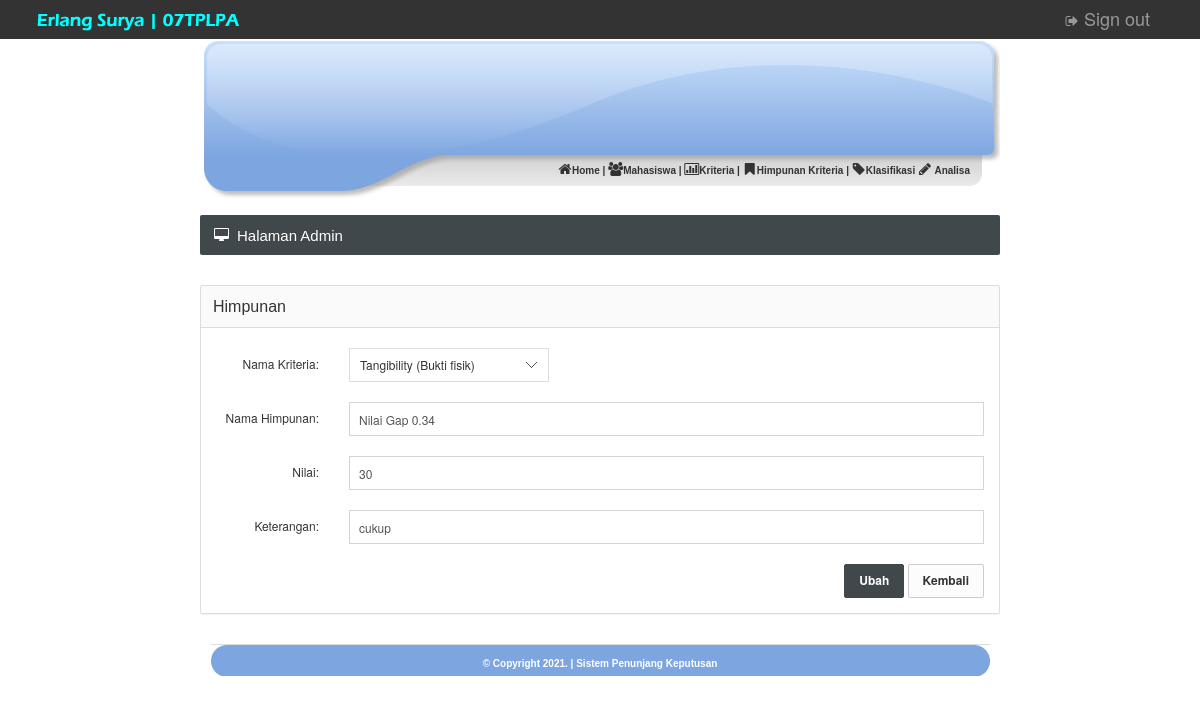
The page /admin/himpunan_edit.php?id_himpunan=25 (signed in) on the database its author committed.
### tables this page shows
CREATE TABLE IF NOT EXISTS `himpunan` (
`id_himpunan` int(5) NOT NULL,
  `id_kriteria` int(5) NOT NULL,
  `namahimpunan` varchar(100) NOT NULL,
  `nilai` varchar(100) NOT NULL,
  `keterangan` varchar(100) NOT NULL
);

### admin/himpunan_edit.php (the view, shortened to what this page needs)
<?php
include "head.php";
?>
			<?php include "menu.php"; ?>
			</div>
		<br />
		<div id="content">
			<div class="page-title">
				<h5><i class="fa fa-desktop"></i> Halaman Admin</h5>
			</div>
			<?php
			$id_himpunan=$_GET['id_himpunan'];
			$query=mysql_query("select * from himpunan where id_himpunan='$id_himpunan'");
			$dataku=mysql_fetch_array($query);
			?>
			<form class="form-horizontal" action="himpunan_edit.php" method="post" role="form">
				<div class="panel panel-default">
					<div class="panel-heading"><h6 class="panel-title">Himpunan</h6></div>
					<div class="panel-body">
						<div class="form-group">
							<label class="col-sm-2 control-label text-right">Nama Kriteria:</label>
							<div class="col-sm-2">
							</div>
						</div>
						<div class="form-group">
							<label class="col-sm-2 control-label text-right">Nama Himpunan:</label>
							<div class="col-sm-10">
								<input type="text" name="namahimpunan" value="<?php echo $dataku['namahimpunan'];?>" required class="form-control">
							</div>
						</div>
						<div class="form-group">
							<label class="col-sm-2 control-label text-right">Nilai:</label>
							<div class="col-sm-10">
								<input type="text" name="nilai" value="<?php echo $dataku['nilai'];?>" required class="form-control">
							</div>
						</div>
						<div class="form-group">
							<label class="col-sm-2 control-label text-right">Keterangan:</label>
							<div class="col-sm-10">
								<input type="text" name="keterangan" value="<?php echo $dataku['keterangan']; ?>" required class="form-control">
							</div>
						</div>
						<div class="form-action text-right">
							<input type="submit" name="ubah" value="Ubah" class="btn btn-primary">
							<input type="button" name="kembali" value="Kembali" onClick="javascript:history.back()" class="btn btn-default">
						</div>
					</div>
				</div>
			</form>
	<?php include "footer.php"; ?>

### images/style.css (style rules this page uses)
body { margin-top: 0px; margin-left: 0px; margin-right: 0px; margin-bottom: 0px; }
#content { width: 800px; }

### css/brain-theme.css (style rules this page uses)
html { height: 100%; }
body { background: url(../images/interface/background.png) repeat; font-size: 12px; min-height: 100%; position: relative; padding-top: 36px; }
label { font-weight: 500; }
h5, .h5 { font-size: 16px; }
h6, .h6 { font-size: 14px; }
h5 .fa, .h5 .fa { margin: 0 8px 0 0; float: left; }
.btn { font-size: 12px; padding: 7px 14px 8px 14px; border-radius: 2px; font-weight: bold; }
.btn-default { background-color: #fcfcfc; }
.btn-primary { background-color: #40484C; border-color: #40484C; }
.panel { margin-bottom: 30px; border-radius: 2px; }
.panel-heading { padding: 0; border-top-right-radius: 2px; border-top-left-radius: 2px; position: relative; }
.panel-heading:after { content: ""; display: table; clear: both; }
.panel-title { padding: 12px 12px 11px 12px; float: left; display: block; }
.panel-body { position: relative; }
.panel-default > .panel-heading { background: #fafafa; }
.form-group { margin-bottom: 20px; }
.panel .form-group:first-child, .well .form-group:first-child { margin-top: 5px; }
.form-control { padding: 8px 9px 7px 9px; font-size: 12px; border-color: #d5d5d5; box-shadow: none; border-radius: 0; }
input[type=text], input[type=password], textarea { -webkit-appearance: none; }
.form-horizontal .control-label, .form-horizontal .radio, .form-horizontal .checkbox, .form-horizontal .radio-inline, .form-horizontal .checkbox-inline { margin-bottom: 5px; }
@media (min-width: 768px) { .form-horizontal .control-label { text-align: left; } }
@media (min-width: 768px) { .form-horizontal .control-label.text-right { text-align: right; } }

### css/styles.css (style rules this page uses)
@media (min-width: 768px) { a, .btn, .caret, .close, .sidebar, .select2-choice abbr, .select2-highlighted, .ui-slider-range, .ui-datepicker-trigger, .ui-timepicker-list li, .checker span:after, .checker span, .navbar-toggle, .thumb-options, .select2-arrow b, .thumb-zoom img, .fc-button, .page-content { -webkit-transition: all 0.15s ease-in-out; -moz-transition: all 0.15s ease-in-out; -o-transition: all 0.15s ease-in-out; transition: all 0.15s ease-in-out; } }
.fa { position: relative; font-size: 14px; min-width: 14px; text-align: center; }
h1, h2, h3, h4, h5, h6, .navigation > li > a, .stats li span { font-family: 'Cuprum', sans-serif; font-weight: normal; }
.page-title { color: #fff; background-color: #40484C; -moz-box-shadow: 0 1px 0 #fff; -webkit-box-shadow: 0 1px 0 #FFF; box-shadow: 0 1px 0 #FFF; border-radius: 2px; margin-bottom: 30px; }
.page-title:after { content: ""; display: table; clear: both; }
.page-title h5 { margin: 0; float: left; display: block; font-size: 15px; padding: 13px 14px 12px 14px; line-height: 1; }

### rows shown on the page
himpunan: namahimpunan "Nilai Gap 0.34", nilai "30", keterangan "cukup"
